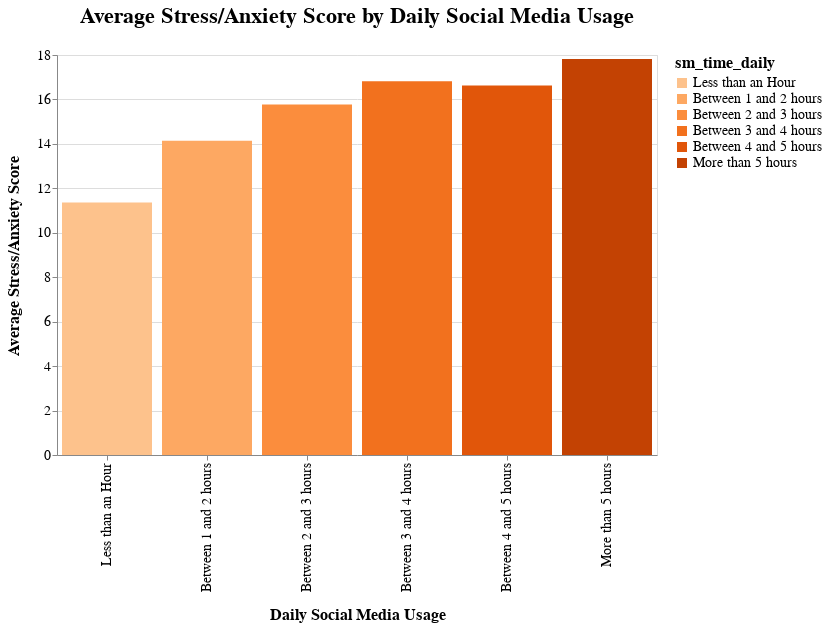

Source (notebook cell):
### Code cell
# Chart 1
chart1 = alt.Chart(social_df_clean).mark_bar().encode(
    x=alt.X('sm_time_daily:N',
            sort=sm_time_order,
            title='Daily Social Media Usage',
            axis=alt.Axis(titlePadding=15)),
    y=alt.Y('mean(stress_anxiety_level):Q',
            title='Average Stress/Anxiety Score',
            axis=alt.Axis(titlePadding=15)),
    color=alt.Color('sm_time_daily:N', sort=sm_time_order, scale=alt.Scale(scheme='oranges')),
    tooltip=[
        alt.Tooltip('count():Q', title='Number of Respondents'),
        alt.Tooltip('mean(stress_anxiety_level):Q', title='Avg Stress/Anxiety', format='.2f')
    ]
).properties(
    width=600,
    height=400,
    title='Average Stress/Anxiety Score by Daily Social Media Usage'
).configure_axis(
    labelFontSize=14,
    titleFontSize=16
).configure_title(
    fontSize=22,
    offset=20
).configure_legend(
    labelFontSize=14,
    titleFontSize=16
)
chart1
# chart1.save('chart1.json')

### Figure 1 — Vega-Lite specification as saved in the notebook (floating-point values rounded to 4 significant figures; data arrays with more than 128 entries replaced by an {"elided": "..."} marker saying what was removed)
{"config": {"view": {"continuousWidth": 300, "continuousHeight": 300}, "axis": {"labelFontSize": 14, "titleFontSize": 16}, "legend": {"labelFontSize": 14, "titleFontSize": 16}, "title": {"fontSize": 22, "offset": 20}}, "data": {"name": "data-7d33c6bcd46919e46dae91af256d3e0b"}, "mark": {"type": "bar"}, "encoding": {"color": {"field": "sm_time_daily", "scale": {"scheme": "oranges"}, "sort": ["Less than an Hour", "Between 1 and 2 hours", "Between 2 and 3 hours", "Between 3 and 4 hours", "Between 4 and 5 hours", "More than 5 hours"], "type": "nominal"}, "tooltip": [{"aggregate": "count", "title": "Number of Respondents", "type": "quantitative"}, {"aggregate": "mean", "field": "stress_anxiety_level", "format": ".2f", "title": "Avg Stress/Anxiety", "type": "quantitative"}], "x": {"axis": {"titlePadding": 15}, "field": "sm_time_daily", "sort": ["Less than an Hour", "Between 1 and 2 hours", "Between 2 and 3 hours", "Between 3 and 4 hours", "Between 4 and 5 hours", "More than 5 hours"], "title": "Daily Social Media Usage", "type": "nominal"}, "y": {"aggregate": "mean", "axis": {"titlePadding": 15}, "field": "stress_anxiety_level", "title": "Average Stress/Anxiety Score", "type": "quantitative"}}, "height": 400, "title": "Average Stress/Anxiety Score by Daily Social Media Usage", "width": 600, "$schema": "https://vega.github.io/schema/vega-lite/v5.20.1.json", "datasets": {"data-7d33c6bcd46919e46dae91af256d3e0b": {"elided": "449 records"}}}
